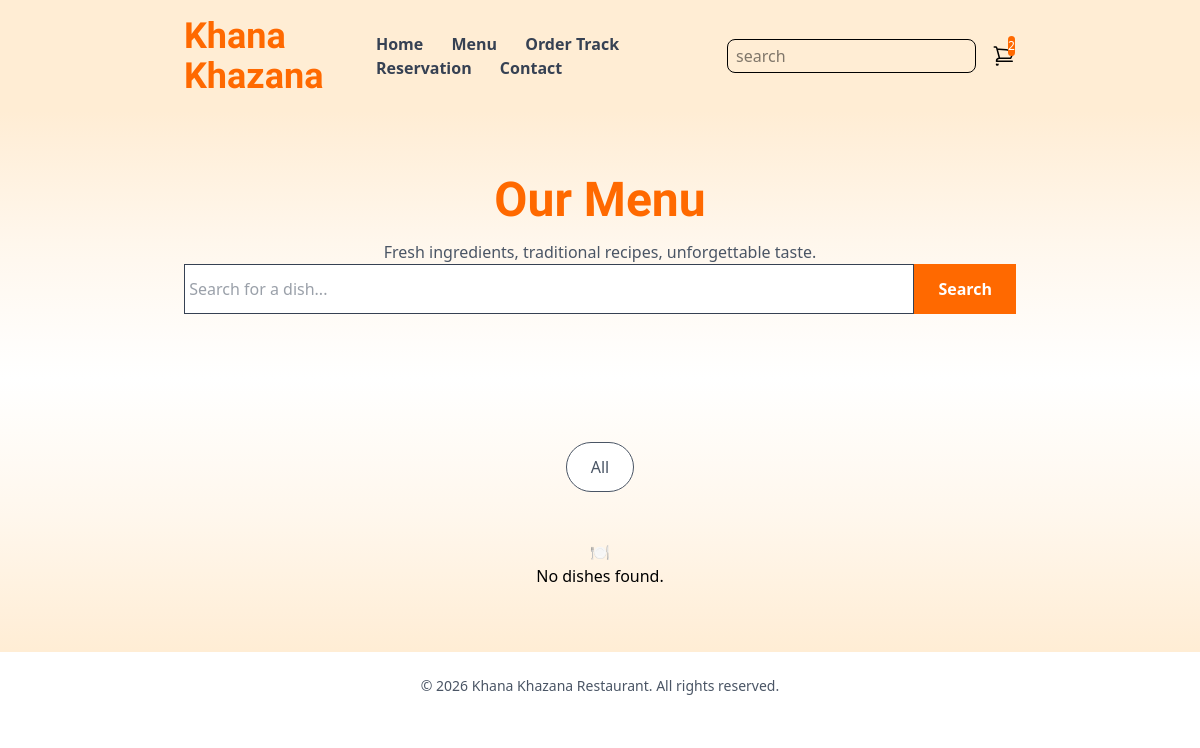
The page /menu/?category=starters on the database as committed earlier.
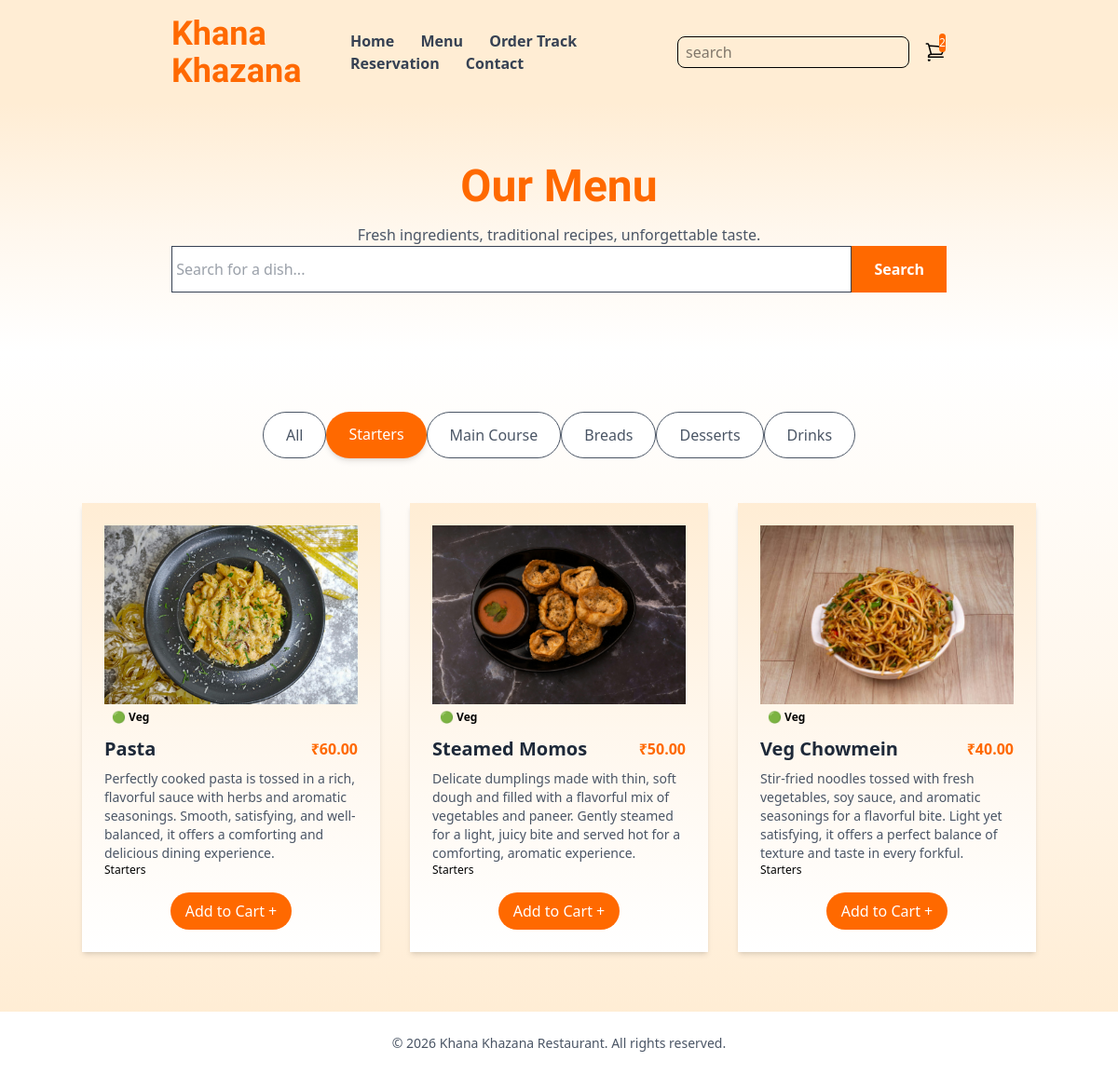
The same page on the database as committed later.
### core/models.py (models this page shows, shortened)
class Category(models.Model):
    name = models.CharField(max_length=100)
    slug = models.SlugField(unique=True)
    order = models.PositiveIntegerField(default=0)  # controls tab order
    class Meta:
        ordering = ['order']
        verbose_name_plural = 'Categories'

class MenuItem(models.Model):
    category = models.ForeignKey(Category, on_delete=models.CASCADE, related_name='items')
    name = models.CharField(max_length=200)
    description = models.TextField(blank=True)
    price = models.DecimalField(max_digits=8, decimal_places=2)
    image = models.ImageField(upload_to='menu/', blank=True, null=True)
    is_veg = models.BooleanField(default=True)
    is_available = models.BooleanField(default=True)
    class Meta:
        ordering = ['name']

### core/views.py (the view)
# urls.py: path("menu/", views.menu, name="menu"),
def menu(request):
  categories = Category.objects.prefetch_related('items').all()
  selected_category = request.GET.get('category', '')
  search_query = request.GET.get('search', '')
  items = MenuItem.objects.filter(is_available=True).select_related('category')
  if selected_category:
    items = items.filter(category__slug=selected_category)
  if search_query:
    items = items.filter(name__icontains=search_query)
  return render(request, 'core/menu.html', {
      'categories': categories,
      'items': items,
      'selected_category': selected_category,
      'search_query': search_query,
    })

### core/templates/core/menu.html (shortened to what this page needs)
{% extends "core/base.html" %}
{% load static %}
{% block hero %}
<section class="bg-gradient-to-b from-orange-100 via-orange-50 to-white">
  <div class="container mx-auto px-24 py-16 text-center">
    <h1 class="text-4xl lg:text-5xl font-bold text-orange-500" style="font-family: 'Dancing Script', cursive;">
      Our Menu
    </h1>
    <p class="mt-4 text-gray-600 text-lg">Fresh ingredients, traditional recipes, unforgettable taste.</p>
    <form method="GET" action="{% url 'menu' %}" class="mt-8 flex justify-center">
      <div class="flex w-full max-w-md">
        <input
          type="text"
          name="search"
          value="{{ search_query }}"
          placeholder=" Search for a dish..."
          class="w-full border border-orange-200 rounded-l-full px-5 py-3 focus:outline-none focus:ring-2 focus:ring-orange-400 bg-white text-gray-700"
        >
        <button type="submit"
          class="bg-orange-500 text-white px-6 py-3 rounded-r-full hover:bg-orange-600 transition duration-200 font-semibold">
          Search
        </button>
      </div>
    </form>
  </div>
</section>
{% endblock hero %}
{% block maincontent %}
<section class="bg-gradient-to-t from-orange-100 via-orange-50 to-white py-16">
  <div class="container mx-auto px-10">
<div class="flex flex-wrap gap-3 mb-12 justify-center px-4">
  <a href="{% url 'menu' %}{% if search_query %}?search={{ search_query }}{% endif %}"
    class="px-6 py-3 rounded-full font-medium transition duration-200
      {% if not selected_category %}bg-orange-500 text-white shadow-md{% else %}bg-white text-gray-600 border border-orange-200 hover:bg-orange-50{% endif %}">
    All
  </a>
  {% for category in categories %}
    <a href="?category={{ category.slug }}{% if search_query %}&search={{ search_query }}{% endif %}"
      class="px-6 py-3 rounded-full font-medium transition duration-200
        {% if selected_category == category.slug %}bg-orange-500 text-white shadow-md{% else %}bg-white text-gray-600 border border-orange-200 hover:bg-orange-50{% endif %}">
      {{ category.name }}
    </a>
  {% endfor %}
</div>
   <br>
    <br>
{% if items %}
  <div class="grid grid-cols-1 md:grid-cols-3 gap-8">
    {% for item in items %}
      <div class="bg-gradient-to-b from-orange-100 via-orange-50 to-white shadow-md p-6 hover:shadow-xl transition-shadow duration-300">
        {% if item.image %}
          <img src="{{ item.image.url }}" alt="{{ item.name }}" class="w-full h-48 object-cover">
        {% else %}
          <div class="w-full h-48 bg-orange-200 flex items-center justify-center">
            <span class="text-orange-400 text-sm">No image</span>
          </div>
        {% endif %}
        <span class="inline-block mt-3 text-xs font-semibold px-2 py-1 rounded-full
          {% if item.is_veg %}bg-green-100 text-green-700{% else %}bg-red-100 text-red-700{% endif %}">
          {% if item.is_veg %}🟢 Veg{% else %}🔴 Non-veg{% endif %}
        </span>
        <div class="flex justify-between items-center mt-2">
          <h3 class="text-xl font-semibold text-gray-800">{{ item.name }}</h3>
          <span class="text-orange-500 font-bold">₹{{ item.price }}</span>
        </div>
        {% if item.description %}
          <p class="text-gray-600 mt-2 text-sm">{{ item.description }}</p>
        {% endif %}
        <p class="text-xs text-gray-400 mt-1">{{ item.category.name }}</p>
        <button
          onclick="addToCart({{ item.id }}, '{{ item.name }}', {{ item.price }})"
          class="block bg-orange-500 text-white mt-4 mx-auto px-4 py-2 rounded-full hover:bg-orange-600 transition duration-200 font-medium">
          Add to Cart +
        </button>
      </div>
    {% endfor %}
  </div>
    {% else %}
      <div class="text-center py-20">
        <p class="text-5xl mb-4">🍽️</p>
        <p class="text-gray-500 text-lg">No dishes found.</p>
      </div>
    {% endif %}
  </div>
</section>
{% endblock maincontent %}

### core/templates/core/base.html (shortened to what this page needs)
<!DOCTYPE html>
{% load static %}
<html lang="en">
<head>
  <link rel="stylesheet" href="{% static "core/css/output.css" %}">
</head>
<body>
  <header class="w-full bg-orange-100">
  <div class="container mx-auto flex justify-between items-center py-4 px-24">
    <a href="{% url "home" %}" class="text-4xl font-bold text-orange-500" style="font-family: 'Dancing Script', cursive;">Khana Khazana</a>
    {% block navbar %}
       {% include "core/components/navbar.html" %}
    {% endblock navbar %}
      <div class="flex space-x-4 items-center">
      <input type="text" placeholder="search" class="border rounded-lg px-2 py-1 focus:outline-none bg-orange-100">
      <div class="relative">
        <span class="absolute left-4 bottom-3 bg-orange-500 text-white rounded-full text-xs h-5 flex items-center justify-center">2</span>
      </div>
    </div>
  </div>
</header>
  {% block hero %}{% endblock hero %}
  {% block maincontent %}{% endblock maincontent %}
  {% block footer %}
   {% include "core/components/footer.html" %}
  {% endblock footer %}
</body>
</html>

### core/templates/core/components/navbar.html
<nav class="space-x-6">
      <a href="{% url "home" %}" class="text-gray-700 font-semibold hover:text-orange-500">Home</a>
      <a href="{% url "menu" %}" class="text-gray-700 font-semibold hover:text-orange-500">Menu</a>
      <a href="{% url "tracking" %}" class="text-gray-700 font-semibold hover:text-orange-500">Order Track</a>
      <a href="{% url "reservation" %}" class="text-gray-700 font-semibold hover:text-orange-500">Reservation</a>
      <a href="{% url "contact" %}" class="text-gray-700 font-semibold hover:text-orange-500">Contact</a>
    </nav>

### core/templates/core/components/footer.html
<footer class="bg-white py-6">
  <div class="container mx-auto text-center text-sm text-gray-600">
    © <span id="year"></span> Khana Khazana Restaurant. All rights reserved.
  </div>
</footer>

Rows that differ between the two databases and show on the page:
added Category: name "Starters", slug "starters" (drawn)
added Category: name "Main Course"
added Category: name "Breads"
added Category: name "Desserts"
added Category: name "Drinks"
added MenuItem: image (picture), is_veg "🟢 Veg", name "Pasta", price "60.00", description "Perfectly cooked pasta is tossed in a rich, flavorful sauce with herbs and aromatic seasonings. Smooth, satisfying, and well-balanced, it offers a comforting and delicious dining experience.", category.name "Starters"
added MenuItem: image (picture), is_veg "🟢 Veg", name "Steamed Momos", price "50.00", description "Delicate dumplings made with thin, soft dough and filled with a flavorful mix of vegetables and paneer. Gently steamed for a light, juicy bite and served hot for a comforting, aromatic experience.", category.name "Starters"
added MenuItem: image (picture), is_veg "🟢 Veg", name "Veg Chowmein", price "40.00", description "Stir-fried noodles tossed with fresh vegetables, soy sauce, and aromatic seasonings for a flavorful bite. Light yet satisfying, it offers a perfect balance of texture and taste in every forkful.", category.name "Starters"
Other text that changed with them:
text no longer shown: "🍽️ No dishes found."
